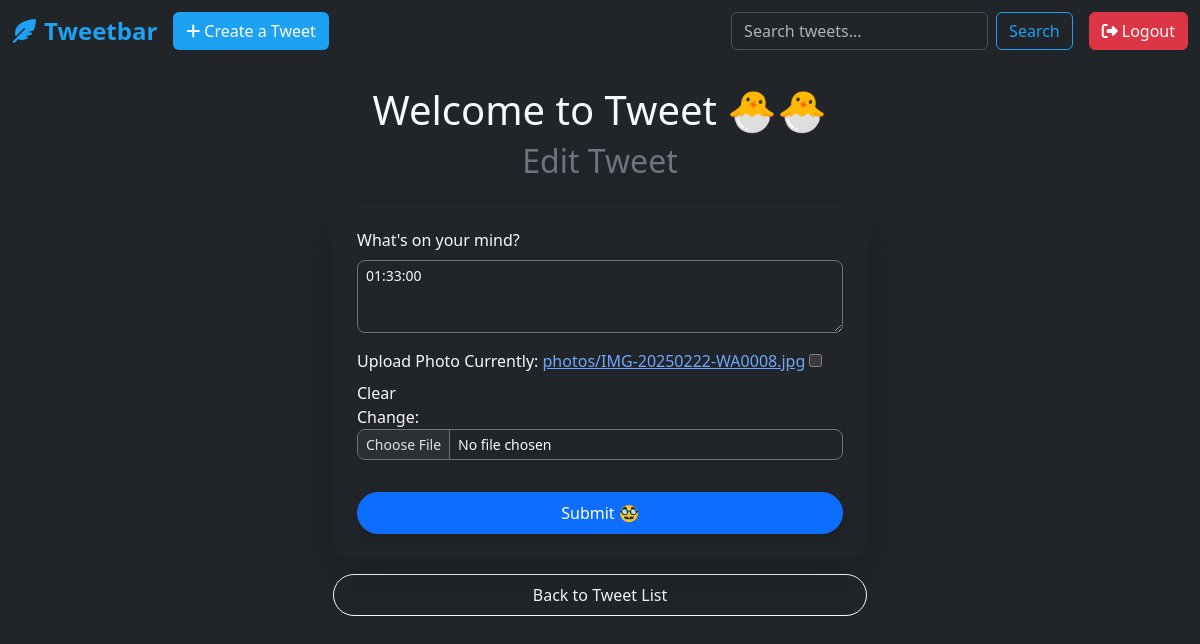
Before: /tweet/5/edit/ (signed in) with the older database file.
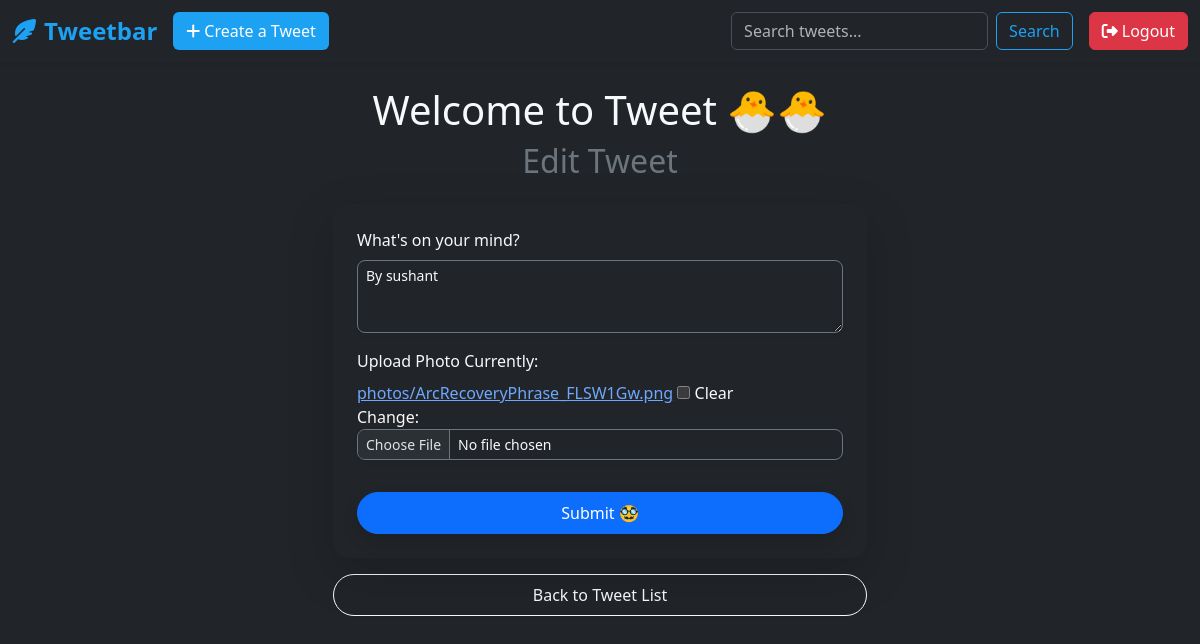
After: the same page with the newer database file.
### tweet/models.py (models this page shows, shortened)
class Tweet(models.Model):
    user = models.ForeignKey(User, on_delete=models.CASCADE)
    text = models.TextField(max_length=240)
    photo = models.ImageField(upload_to='photos/', blank=True, null=True)
    created_at = models.DateTimeField(auto_now_add=True)
    updated_at = models.DateTimeField(auto_now=True)

### tweet/views.py (the view)
# urls.py: path('<int:tweet_id>/edit/', views.tweet_edit,name='tweet_edit'),
@login_required
def tweet_edit(request, tweet_id):
    tweet = get_object_or_404(Tweet, pk=tweet_id, user=request.user)
    if request.method == 'POST':
        form = Tweetform(request.POST, request.FILES, instance=tweet)
        if form.is_valid():
            tweet = form.save(commit=False)
            tweet.user = request.user
            tweet.save()
            return redirect('tweet_list')
    else:
        form = Tweetform(instance=tweet)  # ← this is the fix
    return render(request, 'tweet_forms.html', {'form': form})

### tweet/forms.py
class Tweetform(forms.ModelForm):
    class Meta:
        model = Tweet
        fields = ['text', 'photo']
        widgets = {
            'text': forms.Textarea(attrs={
                'class': 'form-control form-control-sm bg-dark text-light border border-secondary rounded-3 shadow-sm',
                'rows': 3,
                'placeholder': "What's on your mind?"
            }),
            'photo': forms.ClearableFileInput(attrs={
                'class': 'form-control form-control-sm bg-dark text-light border border-secondary rounded-3 shadow-sm'
            }),
        }

### tweet/templatetags/form_tags.py (called while the page is built)
@register.filter(name='add_class')
def add_class(field, css_class):
    return field.as_widget(attrs={"class": css_class})

### tweet/templates/tweet_forms.html (shortened to what this page needs)
{% extends 'layout.html' %}
{% load form_tags %}
{% block content %}
  <h1 class="text-center mt-4 mb-2 animate__animated animate__fadeIn text-light">Welcome to Tweet 🐣🐣</h1>
  <h2 class="text-center mb-4 animate__animated animate__fadeIn text-secondary">
    {% if form.instance.pk %}Edit Tweet{% else %}Create Tweet{% endif %}
  </h2>
  <div class="container">
    <div class="row justify-content-center">
      <div class="col-md-6">
        <form method="post" enctype="multipart/form-data" class="bg-dark text-light p-4 rounded-4 shadow-lg animate__animated animate__fadeInUp">
<div class="mb-3">
  <label for="{{ form.text.id_for_label }}" class="form-label">What's on your mind?</label>
  {{ form.text|add_class:"form-control form-control-sm bg-dark text-light border border-secondary rounded-3 shadow-sm" }}
</div>
<div class="mb-3">
  <label for="{{ form.photo.id_for_label }}" class="form-label">Upload Photo</label>
  {{ form.photo|add_class:"form-control form-control-sm bg-dark text-light border border-secondary rounded-3 shadow-sm" }}
</div>
          <button class="btn btn-primary w-100 py-2 mt-3 rounded-pill shadow" type="submit">Submit 🥸</button>
        </form>
        <div class="text-center mt-3">
          <a href="{% url 'tweet_list' %}" class="btn btn-outline-light w-100 py-2 rounded-pill">Back to Tweet List</a>
        </div>
      </div>
    </div>
  </div>
{% endblock %}

### templates/layout.html (shortened to what this page needs)
{% load form_tags %}
{% load static %}
<!DOCTYPE html>
<html lang="en" data-bs-theme="dark">
<head>
  <link href="https://cdn.jsdelivr.net/npm/bootstrap@5.3.3/dist/css/bootstrap.min.css" rel="stylesheet">
  <link rel="stylesheet" href="https://cdnjs.cloudflare.com/ajax/libs/animate.css/4.1.1/animate.min.css"/>
  <link rel="stylesheet" href="https://cdnjs.cloudflare.com/ajax/libs/font-awesome/6.5.0/css/all.min.css">
</head>
<body>
  <nav class="navbar navbar-expand-lg navbar-dark bg-dark shadow-sm sticky-top">
    <div class="container-fluid">
      <a class="navbar-brand" href="{% url 'tweet_list' %}">
        <i class="fa-solid fa-feather-pointed me-2"></i>Tweetbar
      </a>
      <div class="collapse navbar-collapse" id="navbarContent">
        <ul class="navbar-nav me-auto mb-2 mb-lg-0">
          <li class="nav-item">
        <a href="{% url 'tweet_create' %}" class="btn btn-tweet me-2">
          <i class="fa-solid fa-plus me-1"></i>Create a Tweet
        </a>
          </li>
        </ul>
        <form class="d-flex me-3" role="search" method="get" action="{% url 'search_tweets' %}">
          <input class="form-control me-2" type="search" placeholder="Search tweets..." aria-label="Search" name="q" value="{{ query }}">
          <button class="btn btn-outline-success" type="submit">
            Search
          </button>
        </form>
        {% if user.is_authenticated %}
        <form method="post" action="{% url 'logout' %}">
          <button class="btn btn-danger" type="submit">
            <i class="fa-solid fa-right-from-bracket me-1"></i>Logout
          </button>
        </form>
        {% endif %}
      </div>
    </div>
  </nav>
  <div class="container mt-4">
    {% block content %}
    {% endblock %}
  </div>
</body>
</html>

### templates/layout.html (style rules this page uses)
.navbar { animation: fadeInDown 0.8s ease-in-out; }
.btn-tweet, .btn-outline-success, .btn-success, .btn-primary { transition: transform 0.3s ease-in-out; }
body { animation: fadeInDown 1s ease-in-out; }
.navbar .btn, .card, .btn-outline-success { animation: fadeInUp 0.8s ease-in-out; }
.navbar-brand { font-weight: bold; font-size: 1.5rem; color: #1da1f2; }
.btn-tweet { background-color: #1da1f2; color: white; font-weight: 500; }
.btn-outline-success { color: #1da1f2; border-color: #1da1f2; }

Changed rows visible on the page:
changed Tweet: text "01:33:00" → "By sushant"
Other visible differences:
text no longer shown: "Currently: photos/IMG-20250222-WA0008.jpg Clear Change:"
text now shown: "Currently: photos/ArcRecoveryPhrase_FLSW1Gw.png Clear Change:"
